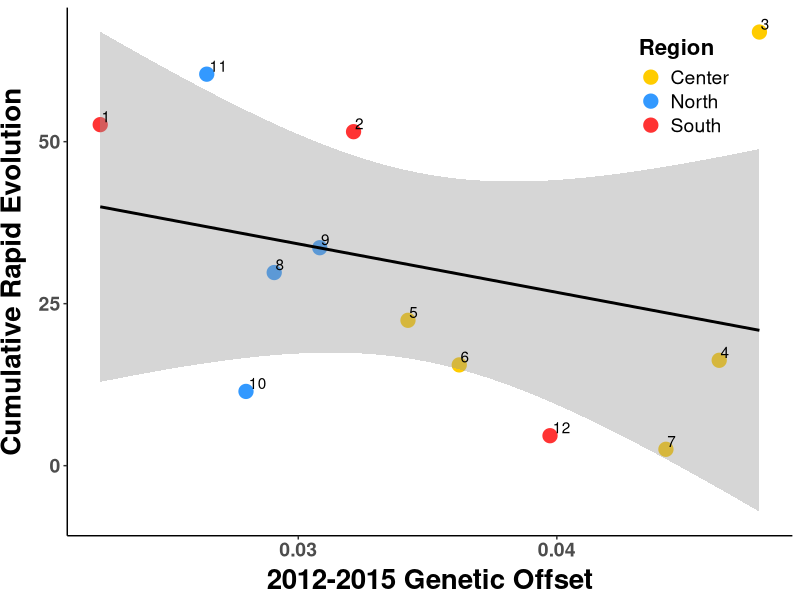
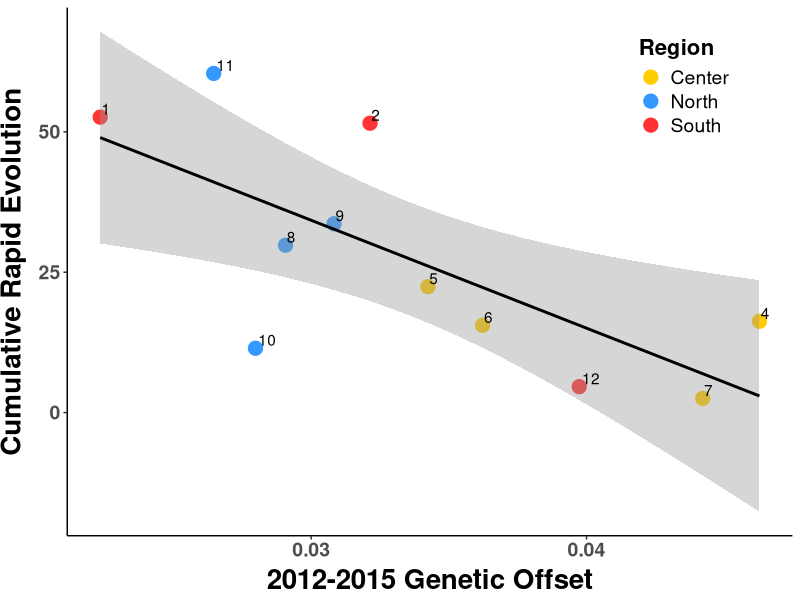
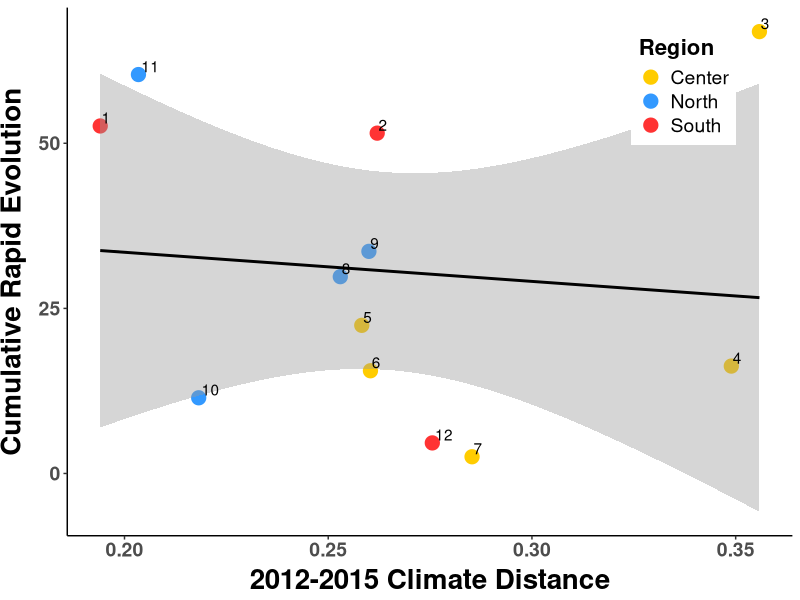
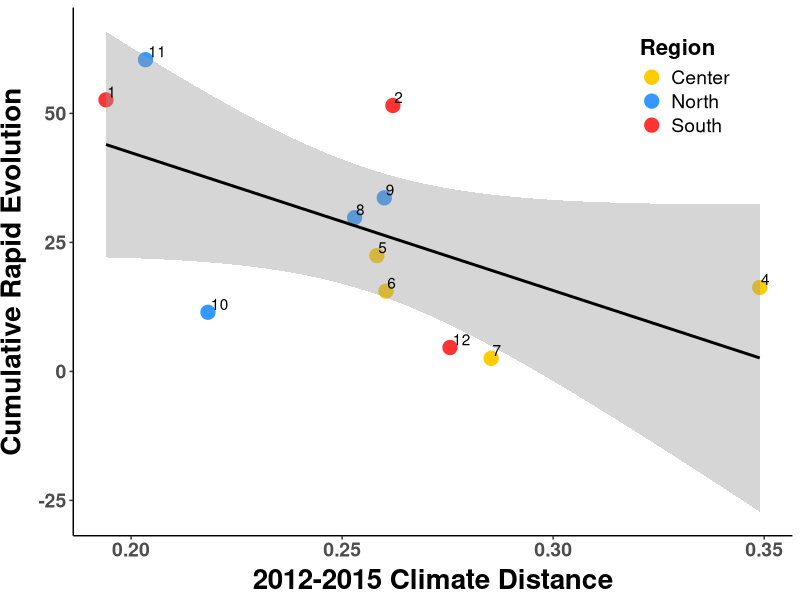
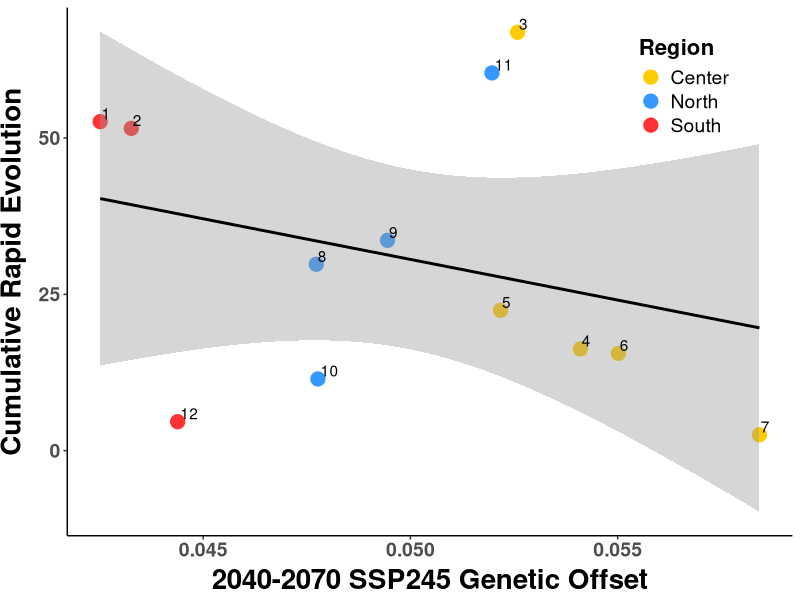
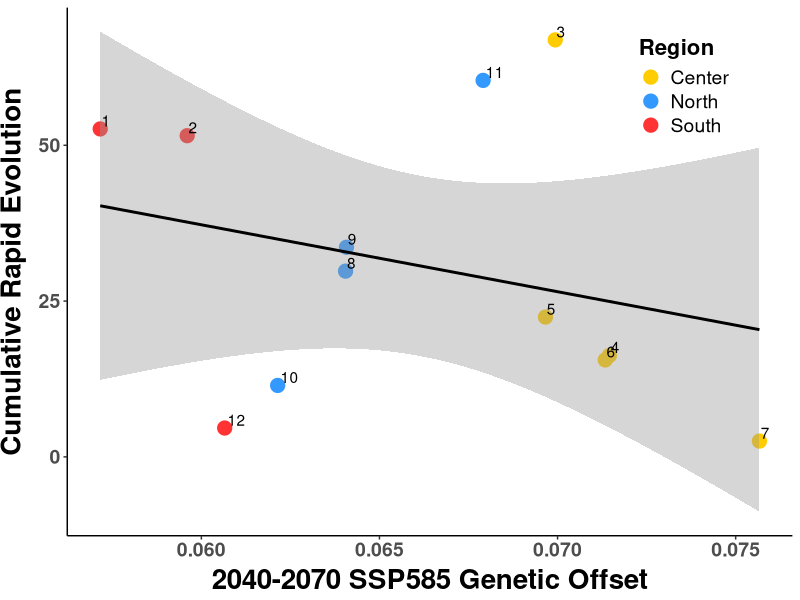
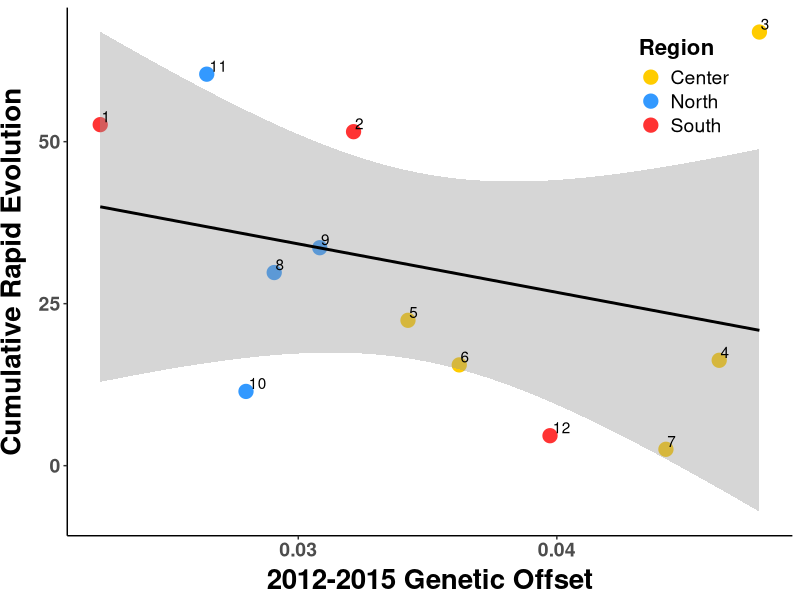
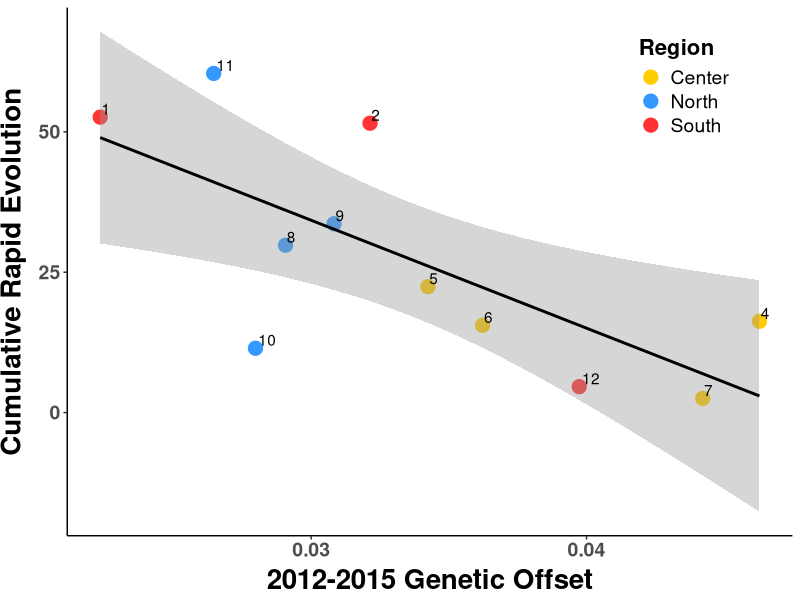

Generate these figures, in order, with R:
##################################################################################
## Plot cumulative slope against demography
## Author Daniel Anstett
## 
## 
## Last Modified April 19, 2023
###################################################################################

#Library install and import
library(tidyverse)
library(car) 
#Import data
offset_pop <- read_csv("data/time_cumul.csv")
offset_pop_3 <- offset_pop %>% filter(Paper_ID!=3)


lm.cumul.1215 <- lm(cumul_slope~offset_1215,data=offset_pop)
lm.cumul.ssp245 <- lm(cumul_slope~offset_SSP245,data=offset_pop)
lm.cumul.ssp585 <- lm(cumul_slope~offset_SSP585,data=offset_pop)
lm.cumul.clim <- lm(cumul_slope~offset_climate,data=offset_pop)

lm.cumul.1215_no3 <- lm(cumul_slope~offset_1215,data=offset_pop_3)
lm.cumul.clim_no3 <- lm(cumul_slope~offset_climate,data=offset_pop_3)


Anova(lm.cumul.1215 ,type="III")
Anova(lm.cumul.ssp245 ,type="III")
Anova(lm.cumul.ssp585 ,type="III")
Anova(lm.cumul.clim ,type="III")

Anova(lm.cumul.1215_no3 ,type="III")
Anova(lm.cumul.clim_no3 ,type="III")


###########################################################################################################

#cumul slope plotted against 1215 offset
ggplot(offset_pop, aes(x=offset_1215, y=cumul_slope, label=Paper_ID)) + 
  geom_point(aes(color=Region), size =4.5)+
  geom_smooth(method=lm,color="black")+
  #  geom_label_repel(aes(label = ID))+
  geom_text(hjust=-.15, vjust=-.2)+
  scale_y_continuous(name="Cumulative Rapid Evolution")+
  scale_x_continuous(name="2012-2015 Genetic Offset")+
  scale_color_manual(values= c("North"="#3399FF", "Center"="#FFCC00", "South"="#FF3333"))+
  theme_classic() + theme(
    axis.text.x = element_text(size=14, face="bold"),
    axis.text.y = element_text(size=14,face="bold"),
    axis.title.x = element_text(color="black", size=20, vjust = 0.5, face="bold"),
    axis.title.y = element_text(color="black", size=20,vjust = 2, face="bold",hjust=0.5),
    legend.position = c(0.85, 0.85),legend.text=element_text(size=14),
    legend.title=element_text(size=16,face="bold"))
ggsave("graphs/bi_plots/3_rapid_offset_1215.pdf",width=7, height = 6, units = "in")

#cumul slope plotted against 1215 offset
ggplot(offset_pop_3, aes(x=offset_1215, y=cumul_slope, label=Paper_ID)) + 
  geom_point(aes(color=Region), size =4.5)+
  geom_smooth(method=lm,color="black")+
  #  geom_label_repel(aes(label = ID))+
  geom_text(hjust=-.15, vjust=-.2)+
  scale_y_continuous(name="Cumulative Rapid Evolution")+
  scale_x_continuous(name="2012-2015 Genetic Offset")+
  scale_color_manual(values= c("North"="#3399FF", "Center"="#FFCC00", "South"="#FF3333"))+
  theme_classic() + theme(
    axis.text.x = element_text(size=14, face="bold"),
    axis.text.y = element_text(size=14,face="bold"),
    axis.title.x = element_text(color="black", size=20, vjust = 0.5, face="bold"),
    axis.title.y = element_text(color="black", size=20,vjust = 2, face="bold",hjust=0.5),
    legend.position = c(0.85, 0.85),legend.text=element_text(size=14),
    legend.title=element_text(size=16,face="bold"))
ggsave("graphs/bi_plots/4_rapid_offset_1215.pdf",width=7, height = 6, units = "in")




###########################################################################################################

#cumul slope plotted against 2012-2015 Climate Distance
ggplot(offset_pop, aes(x=offset_climate, y=cumul_slope, label=Paper_ID)) + 
  geom_point(aes(color=Region), size =4.5)+
  geom_smooth(method=lm,color="black")+
  #  geom_label_repel(aes(label = ID))+
  geom_text(hjust=-.15, vjust=-.2)+
  scale_y_continuous(name="Cumulative Rapid Evolution")+
  scale_x_continuous(name="2012-2015 Climate Distance")+
  scale_color_manual(values= c("North"="#3399FF", "Center"="#FFCC00", "South"="#FF3333"))+
  theme_classic() + theme(
    axis.text.x = element_text(size=14, face="bold"),
    axis.text.y = element_text(size=14,face="bold"),
    axis.title.x = element_text(color="black", size=20, vjust = 0.5, face="bold"),
    axis.title.y = element_text(color="black", size=20,vjust = 2, face="bold",hjust=0.5),
    legend.position = c(0.85, 0.85),legend.text=element_text(size=14),
    legend.title=element_text(size=16,face="bold"))
ggsave("graphs/bi_plots/5_rapid_offset_climate_distance.pdf",width=7, height = 6, units = "in")


#cumul slope plotted against 2012-2015 Climate Distance
ggplot(offset_pop_3, aes(x=offset_climate, y=cumul_slope, label=Paper_ID)) + 
  geom_point(aes(color=Region), size =4.5)+
  geom_smooth(method=lm,color="black")+
  #  geom_label_repel(aes(label = ID))+
  geom_text(hjust=-.15, vjust=-.2)+
  scale_y_continuous(name="Cumulative Rapid Evolution")+
  scale_x_continuous(name="2012-2015 Climate Distance")+
  scale_color_manual(values= c("North"="#3399FF", "Center"="#FFCC00", "South"="#FF3333"))+
  theme_classic() + theme(
    axis.text.x = element_text(size=14, face="bold"),
    axis.text.y = element_text(size=14,face="bold"),
    axis.title.x = element_text(color="black", size=20, vjust = 0.5, face="bold"),
    axis.title.y = element_text(color="black", size=20,vjust = 2, face="bold",hjust=0.5),
    legend.position = c(0.85, 0.85),legend.text=element_text(size=14),
    legend.title=element_text(size=16,face="bold"))
ggsave("graphs/bi_plots/6_rapid_offset_climate_distance.pdf",width=7, height = 6, units = "in")


###########################################################################################################


#cumul slope plotted against 2040-2070 SSP245 Genetic Offset
ggplot(offset_pop, aes(x=offset_SSP245, y=cumul_slope, label=Paper_ID)) + 
  geom_point(aes(color=Region), size =4.5)+
  geom_smooth(method=lm,color="black")+
  #  geom_label_repel(aes(label = ID))+
  geom_text(hjust=-.15, vjust=-.2)+
  scale_y_continuous(name="Cumulative Rapid Evolution")+
  scale_x_continuous(name="2040-2070 SSP245 Genetic Offset")+
  scale_color_manual(values= c("North"="#3399FF", "Center"="#FFCC00", "South"="#FF3333"))+
  theme_classic() + theme(
    axis.text.x = element_text(size=14, face="bold"),
    axis.text.y = element_text(size=14,face="bold"),
    axis.title.x = element_text(color="black", size=20, vjust = 0.5, face="bold"),
    axis.title.y = element_text(color="black", size=20,vjust = 2, face="bold",hjust=0.5),
    legend.position = c(0.85, 0.85),legend.text=element_text(size=14),
    legend.title=element_text(size=16,face="bold"))
ggsave("graphs/bi_plots/7_rapid_offset_ssp245.pdf",width=7, height = 6, units = "in")


#cumul slope plotted against 2040-2070 SSP585 Genetic Offset
ggplot(offset_pop, aes(x=offset_SSP585, y=cumul_slope, label=Paper_ID)) + 
  geom_point(aes(color=Region), size =4.5)+
  geom_smooth(method=lm,color="black")+
  #  geom_label_repel(aes(label = ID))+
  geom_text(hjust=-.15, vjust=-.2)+
  scale_y_continuous(name="Cumulative Rapid Evolution")+
  scale_x_continuous(name="2040-2070 SSP585 Genetic Offset")+
  scale_color_manual(values= c("North"="#3399FF", "Center"="#FFCC00", "South"="#FF3333"))+
  theme_classic() + theme(
    axis.text.x = element_text(size=14, face="bold"),
    axis.text.y = element_text(size=14,face="bold"),
    axis.title.x = element_text(color="black", size=20, vjust = 0.5, face="bold"),
    axis.title.y = element_text(color="black", size=20,vjust = 2, face="bold",hjust=0.5),
    legend.position = c(0.85, 0.85),legend.text=element_text(size=14),
    legend.title=element_text(size=16,face="bold"))
ggsave("graphs/bi_plots/8_rapid_offset_ssp585.pdf",width=7, height = 6, units = "in")



